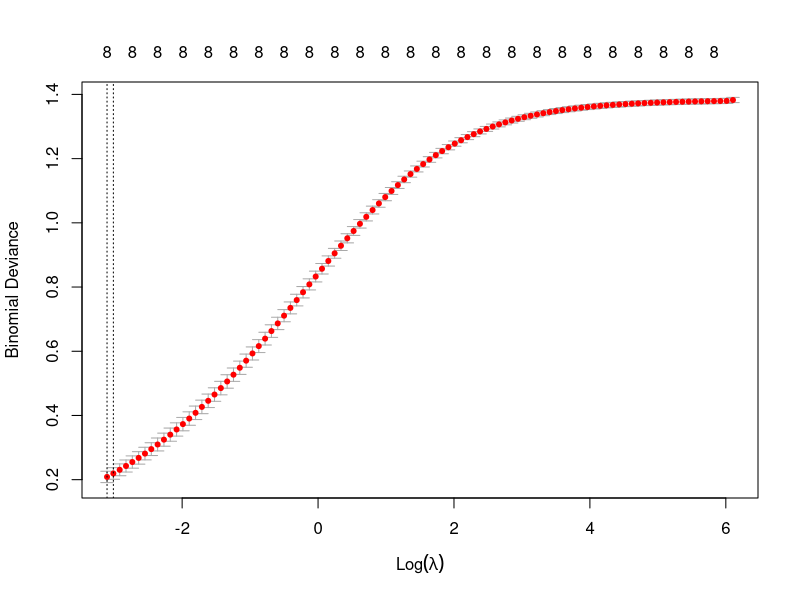
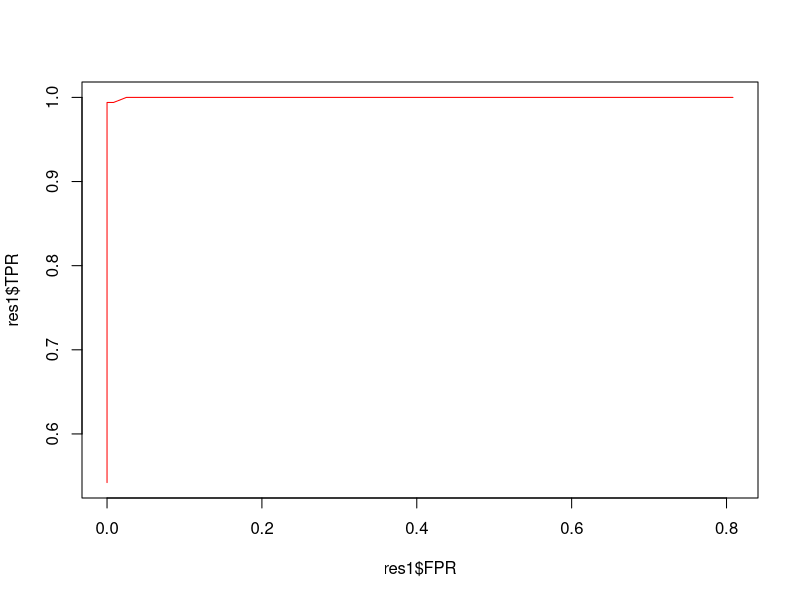

The R script that drew these images, in order:
#1
df=read.csv("olive.csv")
data1=data.frame(scale(df[,3:10]))

res=prcomp(data1)
lambda=res$sdev^2
#eigenvalues
lambda
#proportion of variation
sprintf("%2.3f",cumsum(lambda)/sum(lambda)*100)
res$rotation[,1]#oleic has largest negatic

#2

df1=data.frame(res$x[,1:3], region=as.factor(df$Region))
n=dim(df1)[1]
set.seed(12345)
id=sample(1:n, floor(n*0.5))
train=df1[id,]
test=df1[-id,]

library(nnet)
m1=multinom(region~., data=train)

misclass=function(X,X1){
  n=length(X)
  return(1-sum(diag(table(X,X1)))/n)
}

misclass(train$region, predict(m1))
misclass(test$region, predict(m1, newdata=test))
print(m1)
coef(m1)[1,]-coef(m1)[2,]


#3

n=dim(df)[1]
set.seed(12345)
df1=df
df1$Region=as.factor(ifelse(df$Region==1,"South","Otherwise"))
id=sample(1:n, floor(n*0.5))
train=df1[id,-2]
test=df1[-id,-2]

covariates=as.matrix(train[,2:9])
response=train[[1]]

library(glmnet)
set.seed(12345)
model=cv.glmnet(as.matrix(covariates), response, alpha=0,family="binomial")
model$lambda.min
plot(model)
coef(model, s="lambda.min")

m1=glmnet(as.matrix(covariates), response, alpha=0,family="binomial", lambda=model$lambda.min)


ROC=function(Y, Yfit, p){
  m=length(p)
  TPR=rep(0,m)
  FPR=rep(0,m)
  for(i in 1:m){
    t=table(Yfit>p[i], Y)
    
    if(nrow(t)==1 && rownames(t)[1]=="TRUE"){
      TPR[i]=1
      FPR[i]=1
    } else if ( nrow(t)==1 && rownames(t)[1]=="FALSE"){
      TPR[i]=0
      FPR[i]=0
    } else{
      TPR[i]=t[2,2]/(t[2,2]+t[1,2])
      FPR[i]=t[2,1]/(t[2,1]+t[1,1])
    }
    
    
  }
  return (list(TPR=TPR,FPR=FPR))
}

ps=seq(0.05,0.95,0.05)

Yt1=predict(m1, newx=as.matrix(test[,2:9]), type="response")

res1=ROC(test$Region,Yt1,ps)
plot(res1$FPR,res1$TPR, type="l", col="red")

